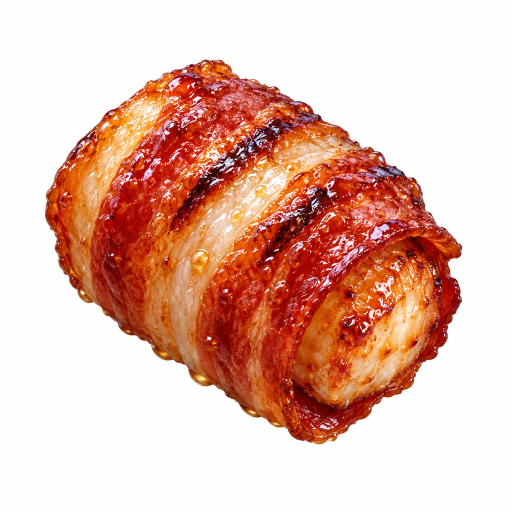
#> input picture ArtSource/Food/Grilled/bacon.png, 1024 x 1024 px, given in place of settings_icons_sheet.png, which was not available (shown at 1/2 size)
$ python cut_settings_icons.py
#> lines starting #> are read from the running program, lines starting #| are printed output that depends on the picture; after the words box and inside, x2 and y2 are one past the last pixel; in counts of white or black regions, pixels touching at a corner belong together
### Tools/ArtPipeline/cut_cartoon.py
"""Cut the cartoon food / people art (ArtSource/Cartoon/single/*.png, one 1024 image per item) into game sprites.

Usage (from the repo root):  python -I Tools/ArtPipeline/cut_cartoon.py
Needs Pillow + numpy only. Set OVERWRITE=1 to replace existing sprites.
STYLE=FINAL cuts the game's food (style B, shine toned down) into Art/FoodFinal/Grilled/ + Generated/ShadowsFinal/.
STYLE=C cuts style C (style B sources + grill pass) into Art/FoodCartoonC/ + Generated/ShadowsCartoonC/.
STYLE=B cuts only the food style B set (SEAR=1 adds the rejected sear pass; off by default) (flatter cartoon, 2026-11-18): ArtSource/Cartoon/singleB/ ->
Art/FoodCartoonB/Grilled/ + Generated/ShadowsCartoonB/. Style A (default) is the first cartoon set.

- White background removed by growing the white region from the image border.
- Enclosed background gaps (e.g. a ring's centre) must be listed in HOLES; there is no automatic hole finder.
- People: busts are cut straight across, so white clothing touching the cut line is kept.
- Stray specks are dropped (keeps the biggest blob + big parts).
- Output: 512x512, centred, ~3% padding (same as the old Food/ and Customers/ sprites).
The first 2x2 sheets (ArtSource/Cartoon/sheet_*.png) were the style test; the singles replaced them for quality.
"""
import os
from collections import deque

import numpy as np
from PIL import Image, ImageFilter

ROOT = os.path.abspath(os.path.join(os.path.dirname(__file__), "..", ".."))
SRC = os.path.join(ROOT, "ArtSource", "Cartoon")
STYLE_FINAL = os.environ.get("STYLE", "").upper() == "FINAL"   # style B sources + less shine = the game's food
STYLE_C = os.environ.get("STYLE", "").upper() == "C"   # style B sources + grill pass
STYLE_B = os.environ.get("STYLE", "").upper() == "B" or STYLE_C or STYLE_FINAL
SINGLE = os.path.join(SRC, "singleB" if STYLE_B else "single")
FOOD_OUT = os.path.join(ROOT, "Assets", "GrillSort", "Art", "FoodFinal" if STYLE_FINAL else "FoodCartoonC" if STYLE_C else "FoodCartoonB" if STYLE_B else "FoodCartoon", "Grilled")
PEOPLE_OUT = os.path.join(ROOT, "Assets", "GrillSort", "Art", "CustomersPeople")

FOODS = "bacon beef broccoli chicken corn halloumi meatball mushroom onion pepper pineapple potato salmon sausage shrimp squid tomato zucchini".split()
PEOPLE = "grandpa ponytail redhead curly dad grandma pigtails quiff".split()
# enclosed background gaps the automatic cut can't tell from white clothing: (x, y) in the 1024 source
HOLES = {}
SIZE, PAD = 512, 0.03


def grow(seed, allowed):
    reg = seed & allowed
    while True:
        g = reg.copy()
        g[1:, :] |= reg[:-1, :]; g[:-1, :] |= reg[1:, :]; g[:, 1:] |= reg[:, :-1]; g[:, :-1] |= reg[:, 1:]
        g &= allowed
        if (g == reg).all():
            return reg
        reg = g


def components(mask):
    """Label 4-connected components; returns list of (area, pixel index arrays)."""
    h, w = mask.shape
    seen = np.zeros_like(mask)
    out = []
    ys, xs = np.nonzero(mask)
    for y0, x0 in zip(ys, xs):
        if seen[y0, x0]:
            continue
        q = deque([(y0, x0)]); seen[y0, x0] = True; pts = []
        while q:
            y, x = q.popleft(); pts.append((y, x))
            for ny, nx in ((y - 1, x), (y + 1, x), (y, x - 1), (y, x + 1)):
                if 0 <= ny < h and 0 <= nx < w and mask[ny, nx] and not seen[ny, nx]:
                    seen[ny, nx] = True; q.append((ny, nx))
        out.append(pts)
    return out


def cut(cell, food, holes=()):
    a = np.asarray(cell.convert("RGB")).astype(np.int16)
    white = a.min(axis=2) > 232
    border = np.zeros_like(white)
    border[0, :] = border[-1, :] = border[:, 0] = border[:, -1] = True
    if food:
        bg = grow(border, white)
    else:
        # busts are cut straight across: everything below the cut line is background, and white
        # clothing touching the cut line must not be flooded from below
        rows = np.nonzero((~white).sum(axis=1) > 40)[0]
        yb = rows.max() if len(rows) else white.shape[0] - 1
        allowed = white.copy(); allowed[yb:, :] = False
        border[yb:, :] = False
        bg = grow(border, allowed)
        bg[yb + 1:, :] = True
    for x, y in holes:
        seed = np.zeros_like(white); seed[y, x] = True
        bg |= grow(seed, white)
    if False:  # automatic hole finder: off (it ate white highlights); list real holes in HOLES instead
        pure = (a.min(axis=2) > 244) & ~bg
        for pts in components(pure[::2, ::2]):
            if len(pts) > 600:  # in half-res pixels
                ys, xs = np.array(pts).T * 2
                seed = np.zeros_like(white); seed[ys, xs] = True
                bg |= grow(seed, white)
    fg = ~bg
    # drop leaked neighbour bits: keep blobs at least 4% of the biggest
    small = fg[::2, ::2]
    comps = sorted(components(small), key=len, reverse=True)
    keep = np.zeros_like(small)
    for pts in comps:
        if len(pts) >= 0.04 * len(comps[0]):
            ys, xs = np.array(pts).T; keep[ys, xs] = True
    keep = np.repeat(np.repeat(keep, 2, axis=0), 2, axis=1)[: fg.shape[0], : fg.shape[1]]
    fg &= np.asarray(Image.fromarray(keep.astype(np.uint8) * 255).filter(ImageFilter.MaxFilter(5))) > 0
    alpha = Image.fromarray(fg.astype(np.uint8) * 255)
    alpha = alpha.filter(ImageFilter.MinFilter(3)).filter(ImageFilter.GaussianBlur(0.7))
    # un-premultiply the white fringe on soft edges
    rgb = a.astype(np.float32)
    al = np.asarray(alpha).astype(np.float32)[..., None] / 255.0
    rgb = np.where(al > 0.05, (rgb - 255 * (1 - al)) / np.maximum(al, 0.05), rgb)
    out = Image.fromarray(np.clip(rgb, 0, 255).astype(np.uint8)).convert("RGBA")
    out.putalpha(alpha)
    return out.crop(out.getbbox())


# --- style B "sear": the AI draws grill marks as flat ink lines; this burns them in (2026-11-18, user: "no burned effect").
# Finds the dark stripes inside the food, softens their edges into a charred core, browns a wide caramel band
# around them, lightly toasts pale areas and the rim. Cartoon look kept (no texture added).
def blur(m, r):
    return np.asarray(Image.fromarray((np.clip(m,0,1)*255).astype(np.uint8)).filter(ImageFilter.GaussianBlur(r))).astype(np.float32)/255
# [26 lines left out: function sear, not called in this run]

# --- style C "grill" pass (2026-11-18): style B + a grilled look without darkening. Only THIN dark bands count as
# grill marks (big dark areas like zucchini skin / beef crust are excluded). Adds an amber caramel glow around the
# marks at the pixel's own brightness, a chocolate-red mark colour instead of flat ink, and a glossy pressed-in lip.
def shift(m, dx, dy):
    o=np.zeros_like(m); h,w=m.shape
    o[max(dy,0):h+min(dy,0), max(dx,0):w+min(dx,0)] = m[max(-dy,0):h+min(-dy,0), max(-dx,0):w+min(-dx,0)]; return o
# [127 lines left out: functions grill, matte, place, run, bake_shadows, board and 1 more, not called in this run]


# [9 lines that do not run on import are left out]

### Tools/ArtPipeline/cut_settings_icons.py
"""Settings panel icons (2026-11-21, user: a settings panel like FishUp!'s, matching our theme).
Source: ArtSource/Cartoon/ui/settings_icons_sheet.png (one Figma 2x2 sheet: speaker, music note, vibrating phone,
red close button). Each quadrant is cut like the rest of the UI art (cut_cartoon.cut, 4 px clear edge) into NEW files
Assets/GrillSort/Art/UI/Icons/ and UI_Soft/Icons/: icon_sound, icon_music, icon_vibrate, btn_close.
Usage (repo root): python -I Tools/ArtPipeline/cut_settings_icons.py
"""
import os
import sys

import numpy as np
from PIL import Image

sys.path.insert(0, os.path.dirname(os.path.abspath(__file__)))
import cut_cartoon as cc  # noqa: E402

ROOT = cc.ROOT
SRC = os.path.join(ROOT, "ArtSource", "Cartoon", "ui", "settings_icons_sheet.png")
NAMES = ["icon_sound", "icon_music", "icon_vibrate", "btn_close"]   # TL, TR, BL, BR


def main():
    sheet = Image.open(SRC).convert("RGBA")
    flat = Image.new("RGBA", sheet.size, (255, 255, 255, 255)); flat.alpha_composite(sheet)
#> after `flat = Image.new('RGBA', sheet.size, (255, 255, 255, 255))`: flat: PIL image 1024x1024 RGBA; every value is 255
    w, h = flat.size
#> w = 1024; h = 1024
    for i, n in enumerate(NAMES):
        x0, y0 = (i % 2) * w // 2, (i // 2) * h // 2
        cell = flat.crop((x0, y0, x0 + w // 2, y0 + h // 2)).convert("RGB")
        im = cc.cut(cell, True)
        s = 400 / max(im.size)
        im = im.resize((round(im.width * s), round(im.height * s)), Image.LANCZOS)
        c = Image.new("RGBA", (im.width + 8, im.height + 8), (0, 0, 0, 0)); c.alpha_composite(im, (4, 4))
        for d in ("UI", "UI_Soft"):
            p = os.path.join(ROOT, "Assets", "GrillSort", "Art", d, "Icons", n + ".png")
            c.save(p)
        print("wrote", n, c.size)
#> this loop made 4 passes
#> pass 1, in main, `cell = flat.crop((x0, y0, x0 + w // 2, y0 + h // 2)).convert("RGB")`:
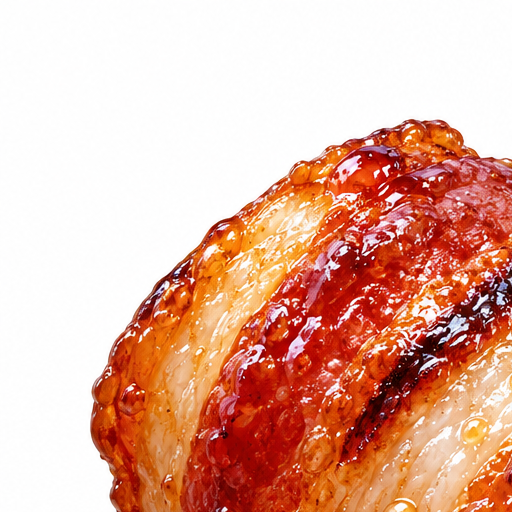
#> cell: PIL image 512x512 RGB; mean R, G, B 228.6, 176.5, 158.3
#> pass 1, in cut, `white = a.min(axis=2) > 232`:
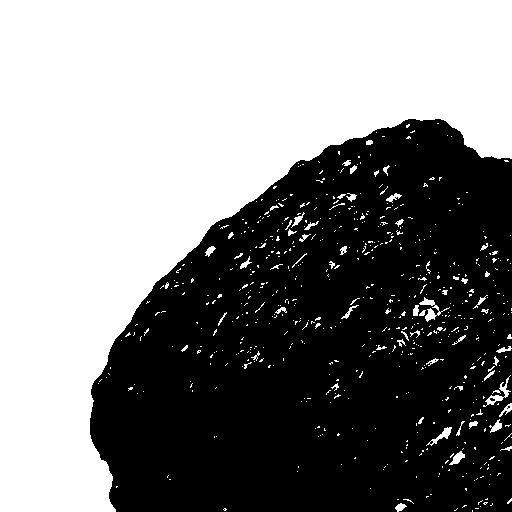
#> white: shape (512, 512) bool; 51.6% white; 5 black regions (4 under 20 px), largest, box (x1, y1, x2, y2) and area: (90, 119, 512, 512) 126932
#> pass 1, in grow, `reg = seed & allowed`:
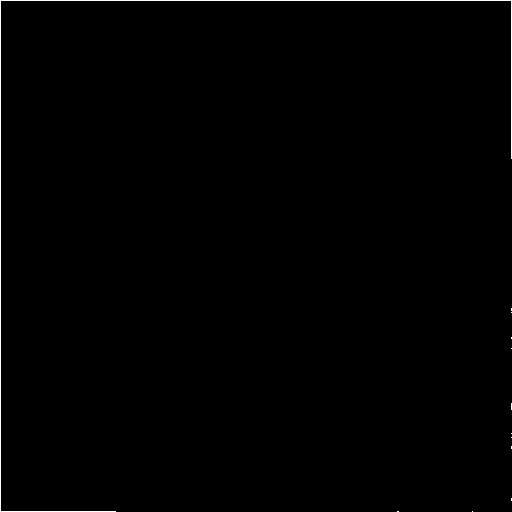
#> reg: shape (512, 512) bool; 0.5% white in thin lines or dots
#> after the loop:
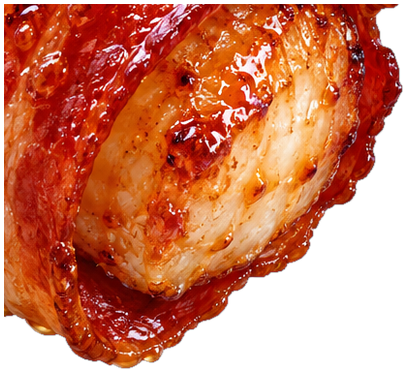
#> c: PIL image 408x374 RGBA; mean R, G, B, A 140.9, 59.4, 30.8, 187.8; transparent parts drawn white
#> after the loop:
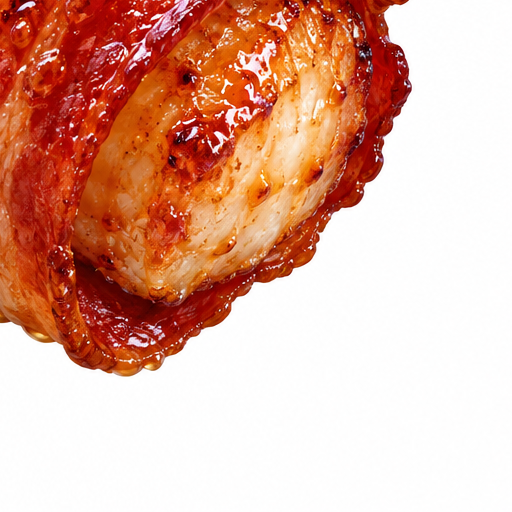
#> cell: PIL image 512x512 RGB; mean R, G, B 224.6, 173.8, 155.9
#> after the loop:
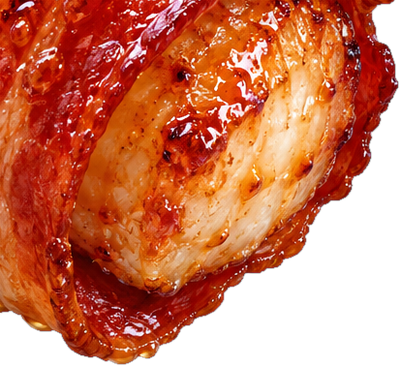
#> im: PIL image 400x366 RGBA; mean R, G, B, A 146.8, 61.9, 32.1, 195.8; transparent parts drawn white


if __name__ == "__main__":
    main()

$ run again, on ArtSource/Food/Grilled/mushroom.png
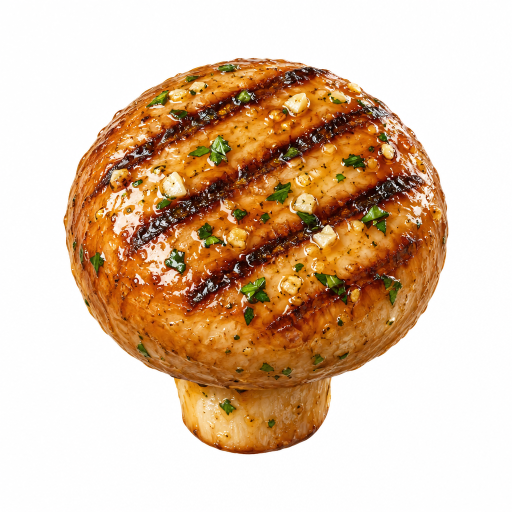
#> input picture ArtSource/Food/Grilled/mushroom.png, 1024 x 1024 px, given in place of settings_icons_sheet.png, which was not available (shown at 1/2 size)
#> flat: PIL image 1024x1024 RGBA; every value is 255
#> the loop in main, `for i, n in enumerate(NAMES):` made 4 passes
#> pass 1, in cut, `white = a.min(axis=2) > 232`:
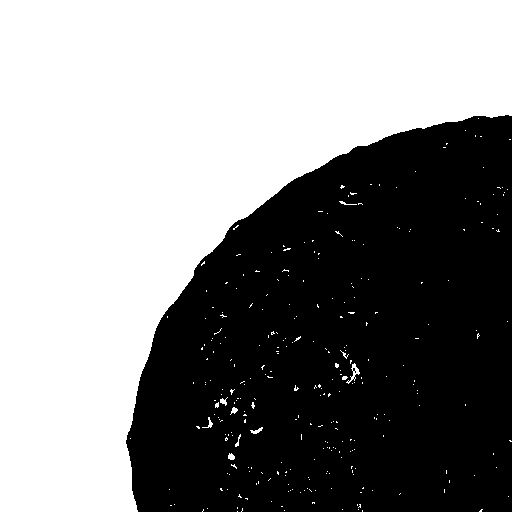
#> white: shape (512, 512) bool; 53.8% white; 1 black region, box (x1, y1, x2, y2) and area: (126, 115, 512, 512) 121056
#> after the loop in main, `for i, n in enumerate(NAMES):`:
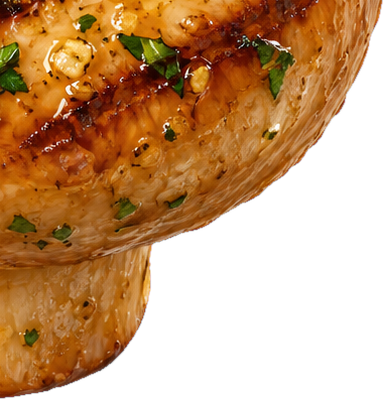
#> im: PIL image 384x400 RGBA; mean R, G, B, A 102.3, 59.4, 19.2, 158.6; transparent parts drawn white

$ run again, on ArtSource/Food/Grilled/onion.png
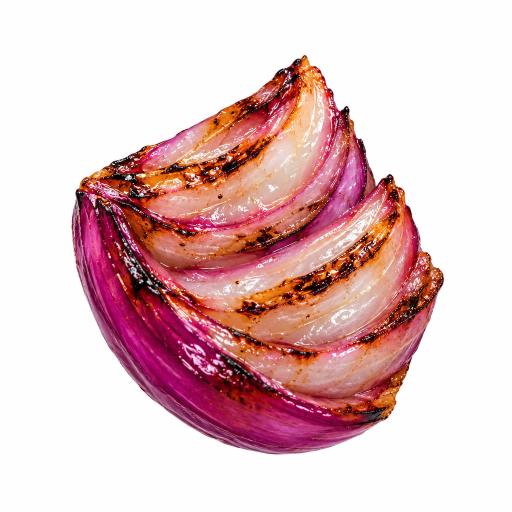
#> input picture ArtSource/Food/Grilled/onion.png, 1024 x 1024 px, given in place of settings_icons_sheet.png, which was not available (shown at 1/2 size)
#> flat: PIL image 1024x1024 RGBA; every value is 255
#> the loop in main, `for i, n in enumerate(NAMES):` made 4 passes
#> pass 1, in cut, `white = a.min(axis=2) > 232`:
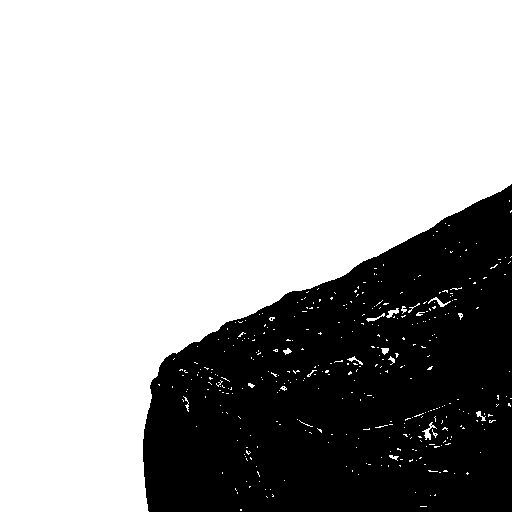
#> white: shape (512, 512) bool; 68% white; 6 black regions (5 under 20 px), largest, box (x1, y1, x2, y2) and area: (143, 184, 512, 512) 83985
#> after the loop in main, `for i, n in enumerate(NAMES):`:
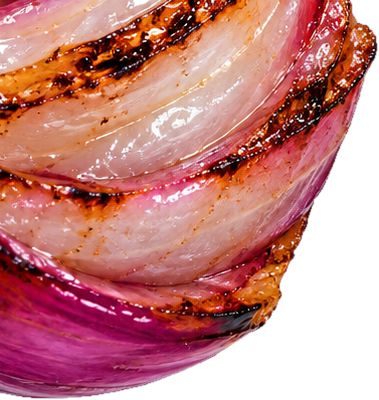
#> im: PIL image 379x400 RGBA; mean R, G, B, A 147.8, 80.2, 76.9, 202.7; transparent parts drawn white

$ run again, on ArtSource/Food/Grilled/potato.png
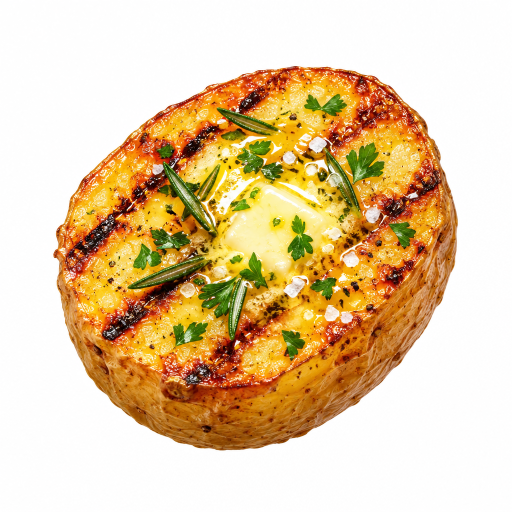
#> input picture ArtSource/Food/Grilled/potato.png, 1024 x 1024 px, given in place of settings_icons_sheet.png, which was not available (shown at 1/2 size)
#> flat: PIL image 1024x1024 RGBA; every value is 255
#> the loop in main, `for i, n in enumerate(NAMES):` made 4 passes
#> pass 1, in cut, `white = a.min(axis=2) > 232`:
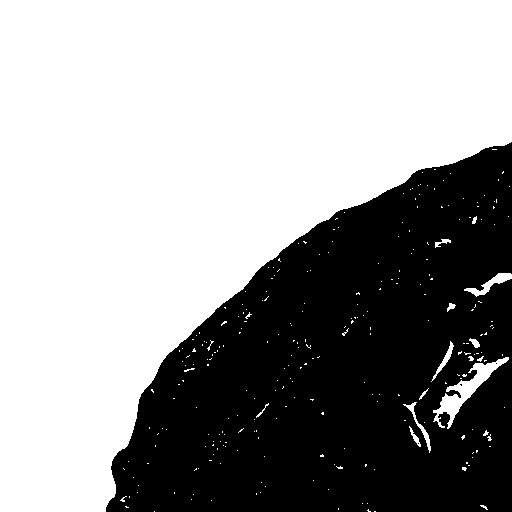
#> white: shape (512, 512) bool; 61.5% white; 4 black regions (3 under 20 px), largest, box (x1, y1, x2, y2) and area: (106, 142, 512, 512) 101019
#> after the loop in main, `for i, n in enumerate(NAMES):`:
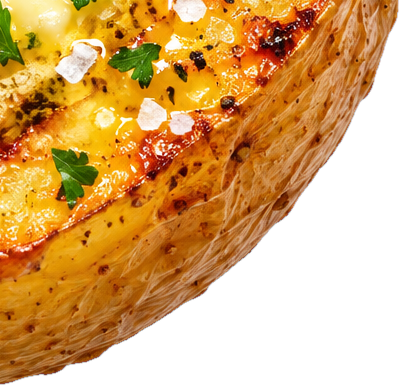
#> im: PIL image 400x386 RGBA; mean R, G, B, A 215.3, 167.8, 106.5, 175.1; transparent parts drawn white
